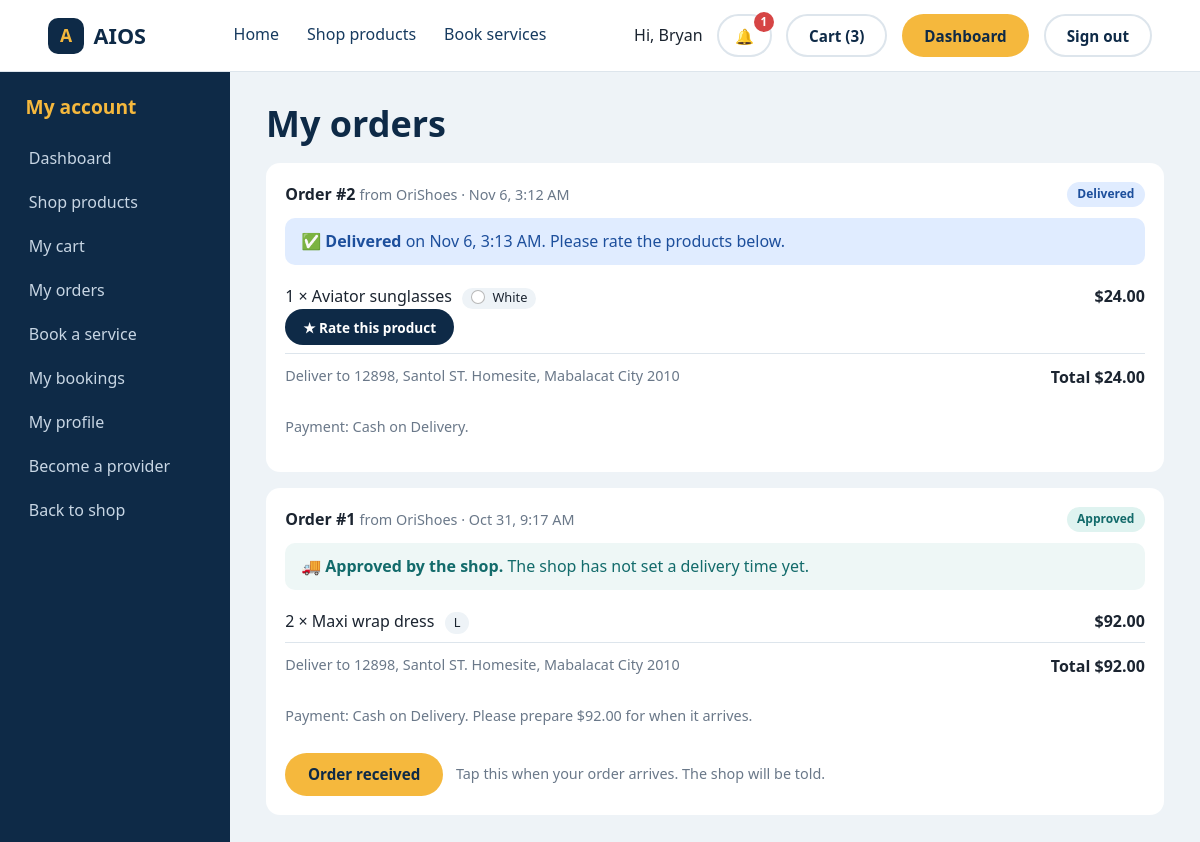
Page /orders.php (signed in) on the committed database.
### tables this page shows
CREATE TABLE IF NOT EXISTS orders (
  id             INT UNSIGNED AUTO_INCREMENT PRIMARY KEY,
  buyer_id       INT UNSIGNED NOT NULL,
  seller_id      INT UNSIGNED NOT NULL,
  status         ENUM('pending','approved','delivered','rejected') NOT NULL DEFAULT 'pending',
  payment_method VARCHAR(20) NOT NULL DEFAULT 'COD',      
  ship_name      VARCHAR(160) NOT NULL,
  ship_address   VARCHAR(300) NOT NULL,
  ship_contact   VARCHAR(140) NOT NULL,
  created_at     DATETIME NOT NULL,
  reviewed_at    DATETIME NULL,
  delivery_days  TINYINT UNSIGNED NULL,                   
  approved_at    DATETIME NULL,
  delivered_at   DATETIME NULL,                           
  FOREIGN KEY (buyer_id)  REFERENCES users(id) ON DELETE CASCADE,
  FOREIGN KEY (seller_id) REFERENCES users(id) ON DELETE CASCADE
);

CREATE TABLE IF NOT EXISTS order_items (
  id         INT UNSIGNED AUTO_INCREMENT PRIMARY KEY,
  order_id   INT UNSIGNED NOT NULL,
  product_id INT UNSIGNED NULL,
  name       VARCHAR(120) NOT NULL,
  price      DECIMAL(10,2) NOT NULL,
  quantity   INT UNSIGNED NOT NULL,
  comment    VARCHAR(300) NULL,
  size       VARCHAR(60) NOT NULL DEFAULT '',
  color      VARCHAR(40) NOT NULL DEFAULT '',
  FOREIGN KEY (order_id)   REFERENCES orders(id)   ON DELETE CASCADE,
  FOREIGN KEY (product_id) REFERENCES products(id) ON DELETE SET NULL
);

### includes/bootstrap.php (called while the page is built, shortened)
<?php
function money(float $amount): string {
    return CURRENCY . number_format($amount, 2);
}
function db(): PDO {
    static $pdo = null;
    if (!$pdo) {
        $pdo = new PDO('mysql:host=' . DB_HOST . ';dbname=' . DB_NAME . ';charset=utf8mb4', DB_USER, DB_PASS, [
            PDO::ATTR_ERRMODE            => PDO::ERRMODE_EXCEPTION,
            PDO::ATTR_DEFAULT_FETCH_MODE => PDO::FETCH_ASSOC,
        ]);
    }
    return $pdo;
}
function store_expr(string $idCol, string $nameCol): string {
    return "COALESCE((SELECT a.business_name FROM provider_applications a WHERE a.user_id = $idCol AND a.status = 'approved' ORDER BY a.id DESC LIMIT 1), NULLIF($nameCol, ''), 'Store')";
}
function color_map(): array {
    return ['White' => '#ffffff', 'Black' => '#1b2430', 'Navy' => '#163a5f', 'Gray' => '#8a96a3', 'Silver' => '#c0c7cf',
            'Red' => '#d64545', 'Pink' => '#e88fb0', 'Orange' => '#ee8a33', 'Yellow' => '#f5b83d', 'Gold' => '#d4a940',
            'Green' => '#3f8f5b', 'Blue' => '#3b82c4', 'Purple' => '#7b5ea7', 'Brown' => '#7a4b2a', 'Tan' => '#c9a77c',
            'Beige' => '#e3d3b8', 'Khaki' => '#bfae7f', 'Rose gold' => '#d8a496'];
}
function color_hex(string $name): string { return color_map()[$name] ?? '#c3cfda'; }

### orders.php (the view, shortened to what this page needs)
<?php
require_once __DIR__ . '/includes/bootstrap.php';
$uid = $_SESSION['user_id'];
$st = db()->prepare('SELECT o.*, ' . store_expr('o.seller_id', 'u.first_name') . ' AS store FROM orders o JOIN users u ON u.id = o.seller_id
                     WHERE o.buyer_id = ? ORDER BY o.id DESC LIMIT 50');
$st->execute([$uid]);
$orders = $st->fetchAll();
$items = [];
if ($orders) {
    $ids = implode(',', array_map('intval', array_column($orders, 'id')));
    foreach (db()->query("SELECT * FROM order_items WHERE order_id IN ($ids) ORDER BY id") as $it) { $items[$it['order_id']][] = $it; }
}
$myRatings = db()->prepare('SELECT product_id, rating FROM reviews WHERE user_id = ?');
$myRatings->execute([$uid]);
$myRatings = $myRatings->fetchAll(PDO::FETCH_KEY_PAIR);
$statusLabel = ['pending' => 'Pending seller approval', 'approved' => 'Approved', 'delivered' => 'Delivered', 'rejected' => 'Rejected'];
$statusClass = ['pending' => 'badge-pending', 'approved' => 'badge-confirmed', 'delivered' => 'badge-delivered', 'rejected' => 'badge-rejected'];
function eta_text(array $o): string {
    if (empty($o['delivery_days'])) { return 'The shop has not set a delivery time yet.'; }
    $base = strtotime($o['approved_at'] ?: ($o['reviewed_at'] ?: $o['created_at']));
    $eta  = strtotime('+' . (int)$o['delivery_days'] . ' days', $base);
    $left = (int)ceil(($eta - time()) / 86400);
    $when = $left > 1 ? "Arrives in about $left days" : ($left === 1 ? 'Arrives in about 1 day' : 'Should arrive today');
    return $when . ' (expected by ' . date('D, M j', $eta) . ')';
}
?>
<!DOCTYPE html>
<html lang="en">
<head>
  <link rel="stylesheet" href="css/style.css">
</head>
<body>
  <?php include __DIR__ . '/includes/topbar.php'; ?>
  <div class="dash">
    <?php include __DIR__ . '/includes/sidebar.php'; ?>
    <main class="dash-main">
      <h1>My orders</h1>
      <?php foreach ($orders as $o): $sum = 0; ?>
        <div class="card order-card" id="order-<?= (int)$o['id'] ?>">
          <div class="order-head">
            <div><strong>Order #<?= (int)$o['id'] ?></strong> <span class="muted">from <?= htmlspecialchars($o['store']) ?> &middot; <?= htmlspecialchars(date('M j, g:i A', strtotime($o['created_at']))) ?></span></div>
            <span class="badge <?= $statusClass[$o['status']] ?>"><?= $statusLabel[$o['status']] ?></span>
          </div>
          <?php if ($o['status'] === 'approved'): ?>
            <div class="eta-box">
              <strong>&#128666; Approved by the shop.</strong> <?= htmlspecialchars(eta_text($o)) ?>
            </div>
          <?php elseif ($o['status'] === 'delivered'): ?>
            <div class="eta-box done">
              <strong>&#9989; Delivered</strong><?= $o['delivered_at'] ? ' on ' . htmlspecialchars(date('M j, g:i A', strtotime($o['delivered_at']))) : '' ?>. Please rate the products below.
            </div>
          <?php endif; ?>
          <ul class="order-lines">
            <?php foreach ($items[$o['id']] ?? [] as $it): $sum += $it['price'] * $it['quantity']; ?>
              <li><span><?= (int)$it['quantity'] ?> &times; <?= htmlspecialchars($it['name']) ?><?php if ($it['size']): ?> <span class="size-tag"><?= htmlspecialchars($it['size']) ?></span><?php endif; ?><?php if ($it['color']): ?> <span class="size-tag"><i class="dot" style="background:<?= color_hex($it['color']) ?>"></i><?= htmlspecialchars($it['color']) ?></span><?php endif; ?>
                <?php if ($o['status'] === 'delivered' && $it['product_id']): ?>
                  <br><?php if (isset($myRatings[$it['product_id']])): ?>
                    <a class="rate-link" href="product.php?id=<?= (int)$it['product_id'] ?>#reviews"><?= stars_html((float)$myRatings[$it['product_id']]) ?> Your rating (edit)</a>
                  <?php else: ?>
                    <a class="btn btn-small" href="product.php?id=<?= (int)$it['product_id'] ?>#reviews">&#9733; Rate this product</a>
                  <?php endif; ?>
                <?php endif; ?></span>
                <strong><?= money($it['price'] * $it['quantity']) ?></strong></li>
            <?php endforeach; ?>
          </ul>
          <p class="order-foot"><span class="muted">Deliver to <?= htmlspecialchars($o['ship_address']) ?></span> <strong>Total <?= money($sum) ?></strong></p>
          <p class="muted">Payment: Cash on Delivery<?= $o['status'] === 'approved' ? '. Please prepare ' . money($sum) . ' for when it arrives.' : '.' ?></p>
          <?php if ($o['status'] === 'approved'): ?>
            <form method="post" class="received-form">
              <button class="btn btn-primary" type="submit" onclick="return confirm('Did you receive this order?');">Order received</button>
              <span class="muted">Tap this when your order arrives. The shop will be told.</span>
            </form>
          <?php endif; ?>
        </div>
      <?php endforeach; ?>
    </main>
  </div>
</body>
</html>

### css/style.css (style rules this page uses)
:root { --navy: #0e2a47; --navy-2: #163a5f; --marigold: #f5b83d; --teal: #1f8a8a; --mist: #eef3f7; --ink: #1b2430; --muted: #6a7889; --white: #ffffff; --line: #dde5ec; --header-h: 72px; --font-head: 'Bricolage Grotesque', 'Segoe UI', sans-serif; --font-body: 'DM Sans', 'Segoe UI', sans-serif; }
*, *::before, *::after { box-sizing: border-box; }
html { scroll-behavior: smooth; scroll-padding-top: var(--header-h); }
body { margin: 0; font-family: var(--font-body); color: var(--ink); background: var(--white); line-height: 1.55; }
h1, h2, h3 { font-family: var(--font-head); margin: 0; line-height: 1.1; }
a { color: inherit; }
.muted { color: var(--muted); font-size: .9rem; }
.btn { display: inline-block; cursor: pointer; font: 700 .95rem var(--font-body); padding: .6rem 1.3rem; border-radius: 999px; border: 2px solid transparent; text-decoration: none; text-align: center; transition: transform .15s ease, background .15s ease; }
.btn-primary { background: var(--marigold); color: var(--navy); }
.btn-small { background: var(--navy); color: var(--white); padding: .4rem 1rem; font-size: .85rem; }
.badge { font-size: .75rem; font-weight: 700; padding: .2rem .65rem; border-radius: 999px; }
.badge-confirmed { background: #dff3f0; color: #136b6b; }
.dash { display: grid; grid-template-columns: 230px minmax(0, 1fr); min-height: calc(100vh - var(--header-h)); background: var(--mist); }
.dash-main { padding: 2rem clamp(1rem, 3vw, 2.5rem) 3rem; }
.dash-main h1 { font-size: clamp(1.7rem, 3vw, 2.3rem); color: var(--navy); margin-bottom: 1.2rem; }
.card { background: var(--white); border-radius: 14px; padding: 1.2rem; display: flex; flex-direction: column; gap: .2rem; }
.order-card { margin-bottom: 1rem; gap: .7rem; }
.order-head { display: flex; justify-content: space-between; align-items: center; gap: 1rem; flex-wrap: wrap; }
.order-lines { list-style: none; margin: 0; padding: 0; }
.order-lines li { display: flex; justify-content: space-between; gap: 1rem; padding: .5rem 0; border-bottom: 1px solid var(--line); }
.order-foot { display: flex; justify-content: space-between; gap: 1rem; flex-wrap: wrap; margin: 0; }
.size-tag { display: inline-block; margin-left: .4rem; padding: .05rem .55rem; border-radius: 999px; background: var(--mist); font-size: .8rem; font-weight: 500; }
.dot { display: inline-block; width: 14px; height: 14px; border-radius: 50%; border: 1px solid rgba(0,0,0,.28); margin-right: .45rem; vertical-align: -2px; }
.badge-delivered { background: #e0ecff; color: #1d4f9c; }
.eta-box { background: #eef7f6; color: #136b6b; padding: .7rem 1rem; border-radius: 10px; margin: 0; }
.eta-box.done { background: #e0ecff; color: #1d4f9c; }
.received-form { display: flex; align-items: center; gap: .8rem; flex-wrap: wrap; }

### rows in the picture
orders: id "2", store "OriShoes", created_at "Nov 6, 3:12 AM", status "Delivered", delivered_at "Nov 6, 3:13 AM", ship_address "12898, Santol ST. Homesite, Mabalacat City 2010", sum "$24.00"
order_items: quantity "1", name "Aviator sunglasses", color "White", money($it['price'] * $it['quantity']) "$24.00"
orders: id "1", store "OriShoes", created_at "Oct 31, 9:17 AM", status "Approved", delivery_days "The shop has not set a delivery time yet.", ship_address "12898, Santol ST. Homesite, Mabalacat City 2010", sum "$92.00"
order_items: quantity "2", name "Maxi wrap dress", size "L", money($it['price'] * $it['quantity']) "$92.00"

### other values in the picture
SITE_NAME "AIOS"
$_SESSION['user'] "Bryan"
$nc "1"
cart_count() "3"
$panelTitle "My account"
$menuLabel "Dashboard"
$menuLabel "Shop products"
$menuLabel "My cart"
$menuLabel "My orders"
$menuLabel "Book a service"
$menuLabel "My bookings"
$menuLabel "My profile"
$menuLabel "Become a provider"
